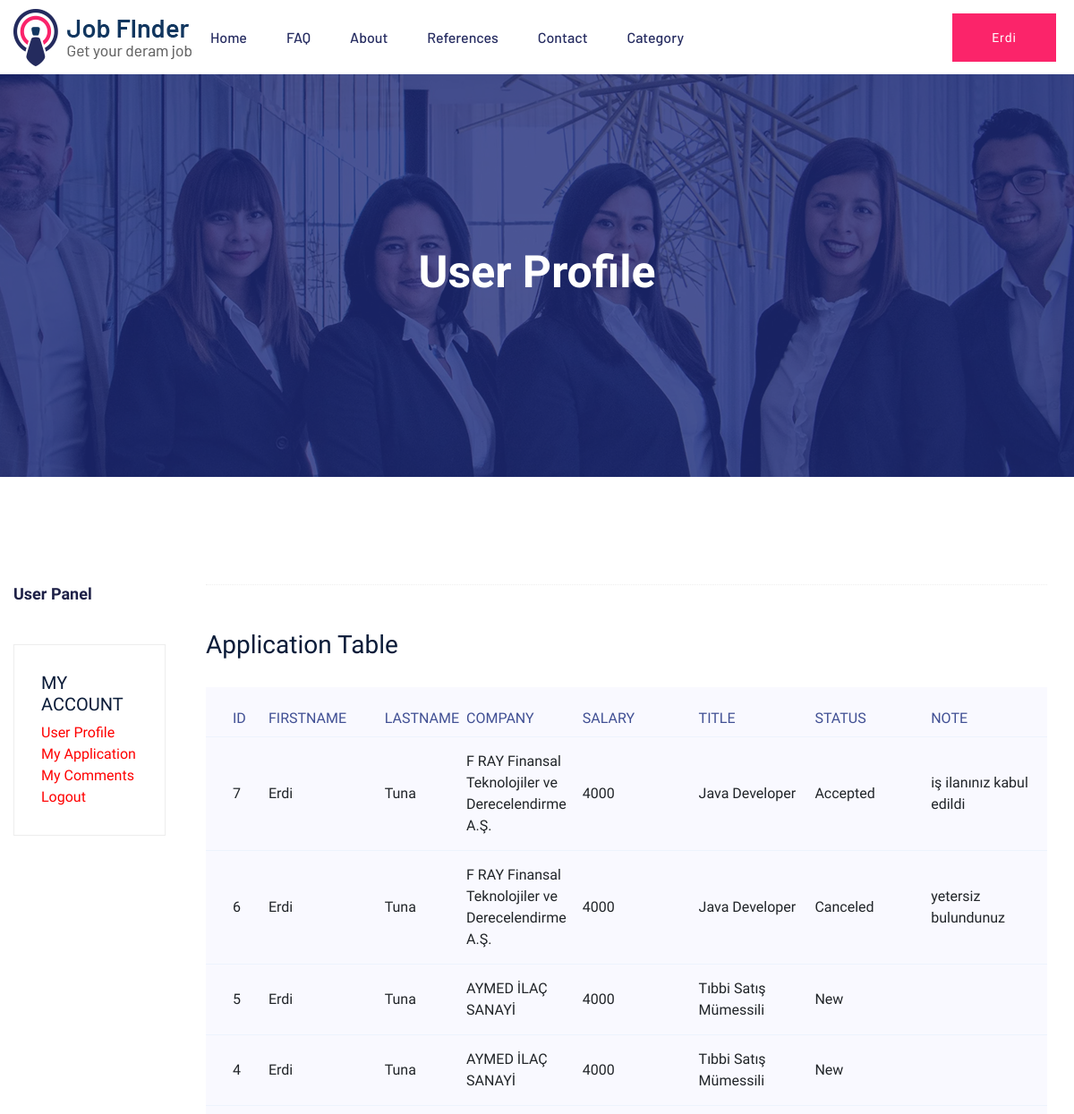
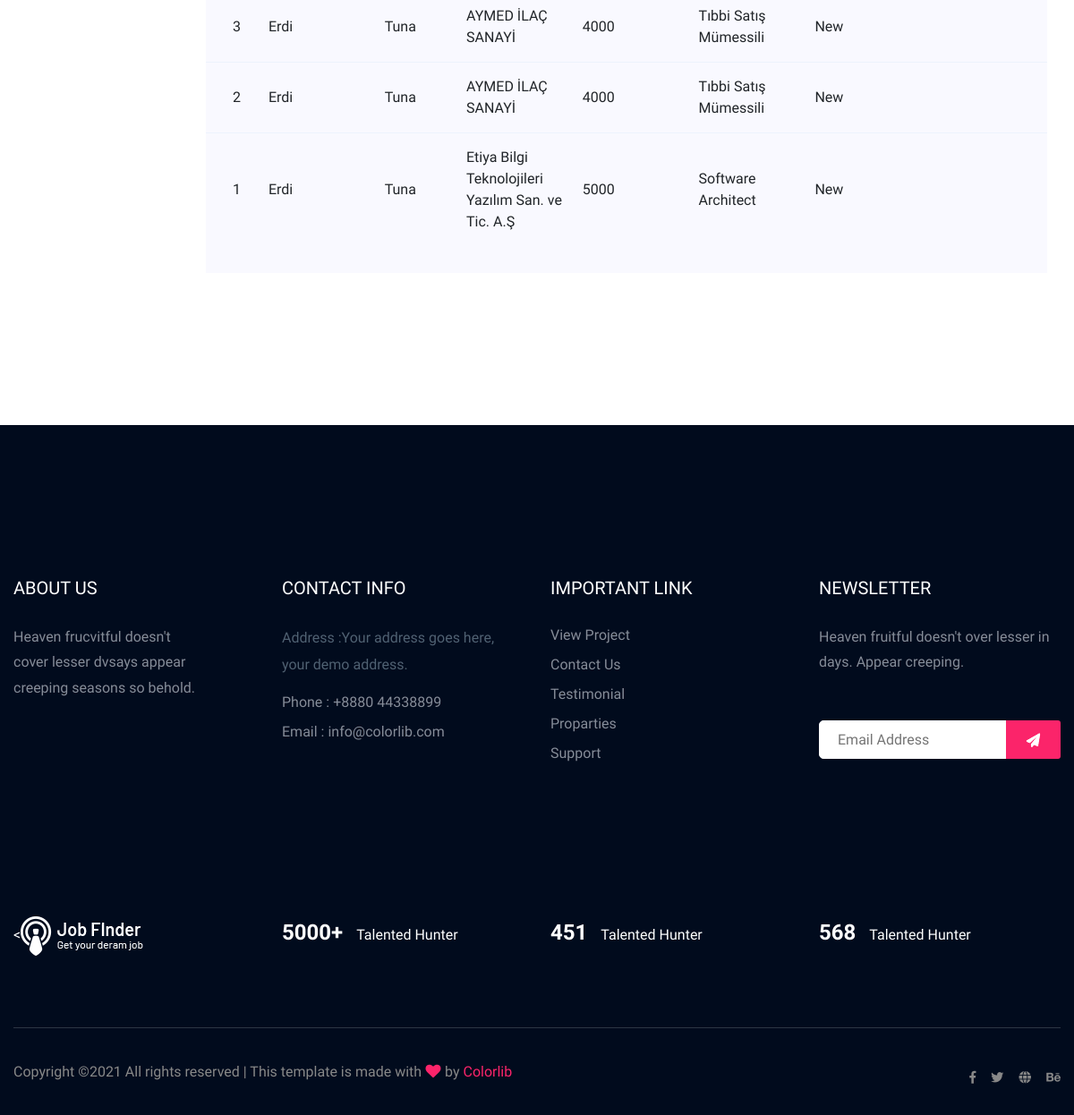
The page /user/applications/ (signed in) on the database its author committed (2 pictures, top to bottom).
### application/models.py (models this page shows, shortened)
class Application(models.Model):
    STATUS = (
        ('New', 'New'),
        ('Accepted', 'Accepted'),
        ('Canceled', 'Canceled'),
    )
    user = models.ForeignKey(User, on_delete=models.CASCADE)
    job = models.ForeignKey(Job, on_delete=models.CASCADE)
    first_name = models.CharField(max_length=10)
    last_name = models.CharField(max_length=10)
    salary = models.IntegerField()
    title = models.CharField(max_length=150)
    company = models.CharField(max_length=255)
    status = models.CharField(max_length=10, choices=STATUS, default='New')
    ip = models.CharField(blank=True, max_length=20)
    adminnote = models.CharField(blank=True, max_length=100)
    create_at = models.DateTimeField(auto_now_add=True)
    update_at = models.DateTimeField(auto_now=True)

### user/views.py (the view)
# urls.py: path('applications/', views.applications, name='applications'),
@login_required(login_url='/login') # Check login
def applications(request):
    category = Category.objects.all()
    current_user = request.user
    application = Application.objects.filter(user_id=current_user.id).order_by('-id')
    context = {'category': category,
        'application': application,
    }
    return render(request, 'user_applications.html', context)
    return HttpResponse("Application Listesi")

### user/templates/user_applications.html (shortened to what this page needs)
{% extends "homebase.html" %}
{% block body %}
<div class="slider-area ">
    {% load static %}
        <div class="single-slider section-overly slider-height2 d-flex align-items-center" data-background="{%static 'assets/img/hero/about.jpg'%}">
            <div class="container">
                <div class="row">
                    <div class="col-xl-12">
                        <div class="hero-cap text-center">
                            <h2>User Profile</h2>
                        </div>
                    </div>
                </div>
            </div>
        </div>
    </div>
    <div class="job-listing-area pt-120 pb-120">
        <div class="container">
            <div class="row">
                <div class="col-xl-2 col-lg-2 col-md-2">
                    <div class="row">
                        <div class="col-12">
                            <div class="small-section-tittle2 mb-45">
                                <h4>User Panel</h4>
                            </div>
                        </div>
                    </div>
                    <div class="job-category-listing mb-50">
                        <div class="single-listing">
                            <div class="small-section-tittle2">
                                <h5>MY ACCOUNT</h5>
                                {% include "user_panel.html" %}
                            </div>
                        </div>
                    </div>
                </div>
                <div class="col-xl-10 col-lg-10 col-md-10">
                    <section class="featured-job-area">
                        <div class="container">
                            <div class="section-top-border">
                                <h3 class="mb-30">Application Table</h3>
                                <div class="progress-table-wrap">
                                    <div class="progress-table">
                                        <div class="table-head">
                                            <div class="serial">Id</div>
                                            <div class="country">FirstName</div>
                                            <div class="visit">LastName </div>
                                            <div class="country">Company</div>
                                            <div class="country">Salary</div>
                                            <div class="country">Title</div>
                                            <div class="country">Status</div>
                                            <div class="country">Note</div>
                                        </div>
                                        {% for rs in application %}
                                        <div class="table-row">
                                            <div class="serial">{{rs.id}}</div>
                                            <div class="country">{{rs.first_name}}</div>
                                            <div class="visit">{{rs.last_name}}</div>
                                            <div class="country">{{rs.company}}</div>
                                            <div class="country">{{rs.salary}}</div>
                                            <div class="country">{{rs.title}}</div>
                                            <div class="country">{{rs.status}}</div>
                                             <div class="country">{{rs.adminnote}}</div>
                                        </div>
                                        {% endfor %}
                      </div>
            </div>
 </div>
 </div>
                    </section>
                </div>
            </div>
        </div>
    </div>
{% endblock %}

### home/templates/header.html (shortened to what this page needs)
 <header>
       <div class="header-area header-transparrent">
           <div class="headder-top header-sticky">
                <div class="container">
                    <div class="row align-items-center">
                        <div class="col-lg-2 col-md-1">
                            <div class="logo">
                                 {% load static %}
                                <a href="index.html"><img src="{%static 'assets/img/logo/logo.png'%}" alt=""></a>
                            </div>
                        </div>
                        <div class="col-lg-10 col-md-11">
                            <div class="menu-wrapper">
                                <div class="main-menu">
                                    <nav class="d-none d-lg-block">
                                        <ul id="navigation">
                                            <li><a href="/">Home</a></li>
                                            <li><a href="/faq">FAQ </a></li>
                                            <li><a href="/hakkimizda">About</a></li>
                                            <li><a href="/referanslar">References</a></li>
                                            <li><a href="/iletisim">Contact</a></li>
                                            {% load mptt_tags %}
                                            <li><a href="">Category</a>
                                            </li>
                                        </ul>
                                    </nav>
                                </div>
                                {% if user.id is not None %}
                              <div class="header-btn d-none f-right d-lg-block">
                                    <a href="/user/" class="btn head-btn1">{{user.first_name}}</a>
                                </div>
                                 {% else %}
                                <div class="header-btn d-none f-right d-lg-block">
                                    <a href="/register/" class="btn head-btn1">Register</a>
                                    <a href="/login/" class="btn head-btn2">Login</a>
                                </div>
                                {% endif %}
                            </div>
                        </div>
                    </div>
                </div>
           </div>
       </div>
    </header>

### rows shown on the page
Application: id "7", first_name "Erdi", last_name "Tuna", company "F RAY Finansal Teknolojiler ve Derecelendirme A.Ş.", salary "4000", title "Java Developer", status "Accepted", adminnote "iş ilanınız kabul edildi"
Application: id "6", first_name "Erdi", last_name "Tuna", company "F RAY Finansal Teknolojiler ve Derecelendirme A.Ş.", salary "4000", title "Java Developer", status "Canceled", adminnote "yetersiz bulundunuz"
Application: id "5", first_name "Erdi", last_name "Tuna", company "AYMED İLAÇ SANAYİ", salary "4000", title "Tıbbi Satış Mümessili", status "New"
Application: id "4", first_name "Erdi", last_name "Tuna", company "AYMED İLAÇ SANAYİ", salary "4000", title "Tıbbi Satış Mümessili", status "New"
Application: id "3", first_name "Erdi", last_name "Tuna", company "AYMED İLAÇ SANAYİ", salary "4000", title "Tıbbi Satış Mümessili", status "New"
Application: id "2", first_name "Erdi", last_name "Tuna", company "AYMED İLAÇ SANAYİ", salary "4000", title "Tıbbi Satış Mümessili", status "New"
Application: id "1", first_name "Erdi", last_name "Tuna", company "Etiya Bilgi Teknolojileri Yazılım San. ve Tic. A.Ş", salary "5000", title "Software Architect", status "New"

### other values the page prints
{{ user.first_name }} "Erdi"
